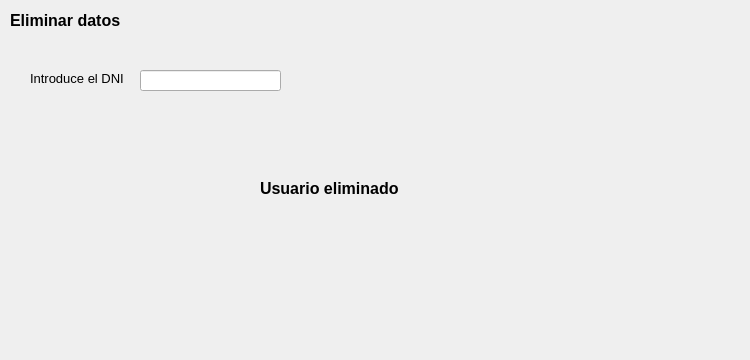
<?xml version="1.0" encoding="UTF-8"?>
<ui version="4.0">
 <class>InterfazEliminar</class>
 <widget class="QDialog" name="InterfazEliminar">
  <property name="geometry">
   <rect>
    <x>0</x>
    <y>0</y>
    <width>750</width>
    <height>360</height>
   </rect>
  </property>
  <property name="windowTitle">
   <string>Dialog</string>
  </property>
  <widget class="QLabel" name="label">
   <property name="geometry">
    <rect>
     <x>10</x>
     <y>10</y>
     <width>131</width>
     <height>21</height>
    </rect>
   </property>
   <property name="font">
    <font>
     <pointsize>12</pointsize>
     <weight>75</weight>
     <bold>true</bold>
    </font>
   </property>
   <property name="text">
    <string>Eliminar datos</string>
   </property>
  </widget>
  <widget class="QLabel" name="label_2">
   <property name="geometry">
    <rect>
     <x>30</x>
     <y>70</y>
     <width>101</width>
     <height>16</height>
    </rect>
   </property>
   <property name="font">
    <font>
     <pointsize>10</pointsize>
    </font>
   </property>
   <property name="text">
    <string>Introduce el DNI</string>
   </property>
  </widget>
  <widget class="QLineEdit" name="lineEdit">
   <property name="geometry">
    <rect>
     <x>140</x>
     <y>70</y>
     <width>141</width>
     <height>21</height>
    </rect>
   </property>
   <property name="font">
    <font>
     <pointsize>10</pointsize>
    </font>
   </property>
  </widget>
  <widget class="QLabel" name="label_3">
   <property name="geometry">
    <rect>
     <x>260</x>
     <y>180</y>
     <width>161</width>
     <height>16</height>
    </rect>
   </property>
   <property name="font">
    <font>
     <pointsize>12</pointsize>
     <weight>75</weight>
     <bold>true</bold>
    </font>
   </property>
   <property name="text">
    <string>Usuario eliminado</string>
   </property>
  </widget>
 </widget>
 <resources/>
 <connections/>
</ui>
